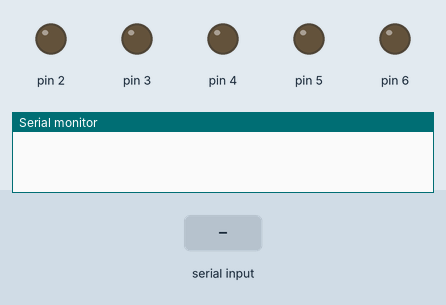
This sketch was run on a simulated Arduino Uno, built with avr-gcc and run on an emulated ATmega328P. Parts: output pins drawn as LEDs (lit = HIGH), the last lines printed to the serial monitor. Inputs (shaded band) come from the test bench.

Above: at 1.2 s.
1.3 s: "a" received over the second serial link
At 2.5 s:
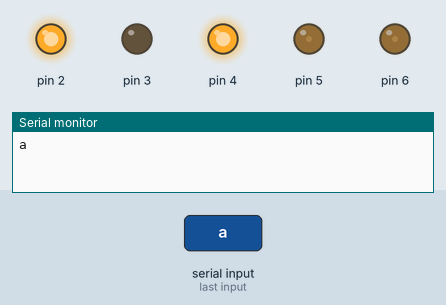
2.8 s: "b" received over the second serial link
At 3.7 s:
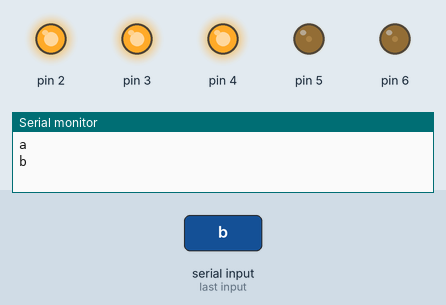
4.3 s: "c" received over the second serial link
At 4.9 s:
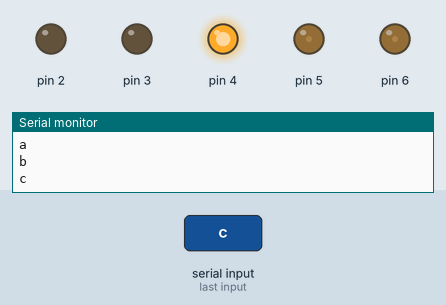
5.8 s: "d" received over the second serial link
At 7.0 s:
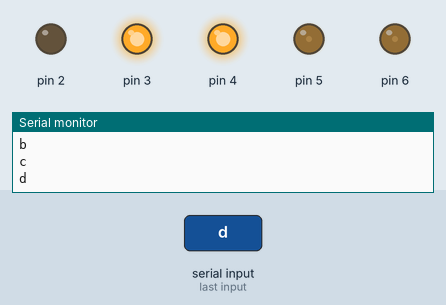
7.3 s: "g" received over the second serial link
At 8.4 s:
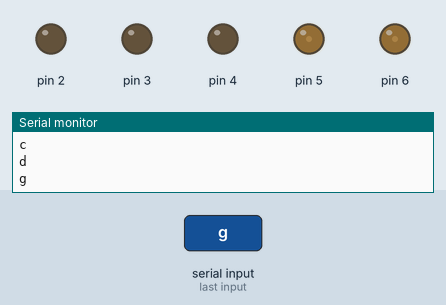
Timing chart, 0 to 9.8 s (numbered marks = the images above; inputs shaded):
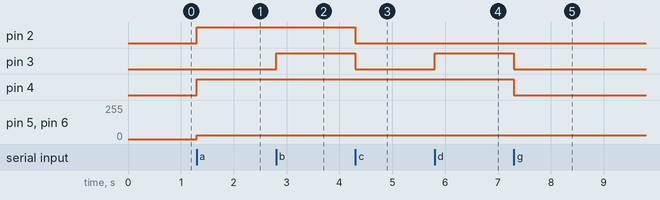

Measured:
- after the input at 1.3 s, pin 2, pin 4: LOW → HIGH at once; pin 5, pin 6: 0/255 → 30/255 at once
- after the input at 2.8 s, pin 3: LOW → HIGH at once
- after the input at 4.3 s, pin 2, pin 3: HIGH → LOW at once
- after the input at 5.8 s, pin 3: LOW → HIGH at once
- after the input at 7.3 s, pin 3, pin 4: HIGH → LOW at once

The sketch:

blu2.ino
```cpp
#include <SoftwareSerial.h>
#include <Wire.h>
SoftwareSerial BT(11,12);
int x1;
int race=30;
char LEDstatus;
int x2;
int x3;
int x4;
int x5;
int da;
int db;
void setup() {
BT.begin(9600);
Serial.begin(9600);
pinMode(3,OUTPUT);
pinMode(6,OUTPUT);
pinMode(2,OUTPUT);
pinMode(5,OUTPUT);
pinMode(4,OUTPUT);

}
void back(){
digitalWrite(3,HIGH);
digitalWrite(2,LOW);
analogWrite(5,race);
analogWrite(6,race);
digitalWrite(4,HIGH);}
void forward(){
digitalWrite(3,LOW);
digitalWrite(2,HIGH);
analogWrite(5,race);
analogWrite(6,race);
digitalWrite(4,HIGH);}
void left(){
  digitalWrite(3,HIGH);
digitalWrite(2,HIGH);
analogWrite(5,race);
analogWrite(6,race);
digitalWrite(4,HIGH);}
void right(){
digitalWrite(3,LOW);
digitalWrite(2,LOW);
analogWrite(5,race);
analogWrite(6,race);
digitalWrite(4,HIGH);
  }
void stopp(){
  digitalWrite(3,LOW);
digitalWrite(2,LOW);
analogWrite(5,race);
analogWrite(6,race);
digitalWrite(4,LOW);
  }
void loop() {
     if (BT.available()){
    LEDstatus=BT.read();
 Serial.println(LEDstatus);
 }
if (LEDstatus=='h'){
  race=100;}
else if (LEDstatus=='i'){
  race=150;}
if (LEDstatus=='a'){
    forward();}
else if (LEDstatus=='b'){
    left();}
else if(LEDstatus=='c'){
    right();}
else if (LEDstatus=='d'){
    back();}
else if (LEDstatus=='g'){
    stopp();}
else if (LEDstatus=='k'){
  Serial.print('a');}


}
```
